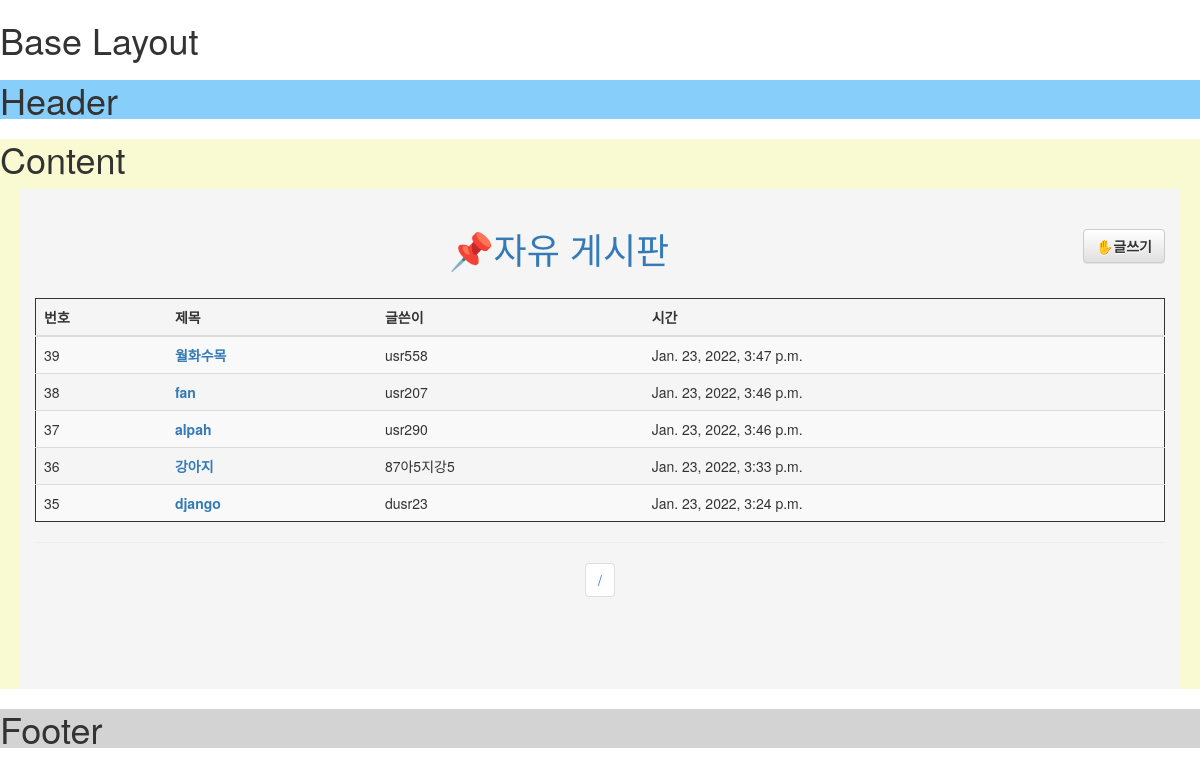
The page /bulletin/ on the database as committed earlier.
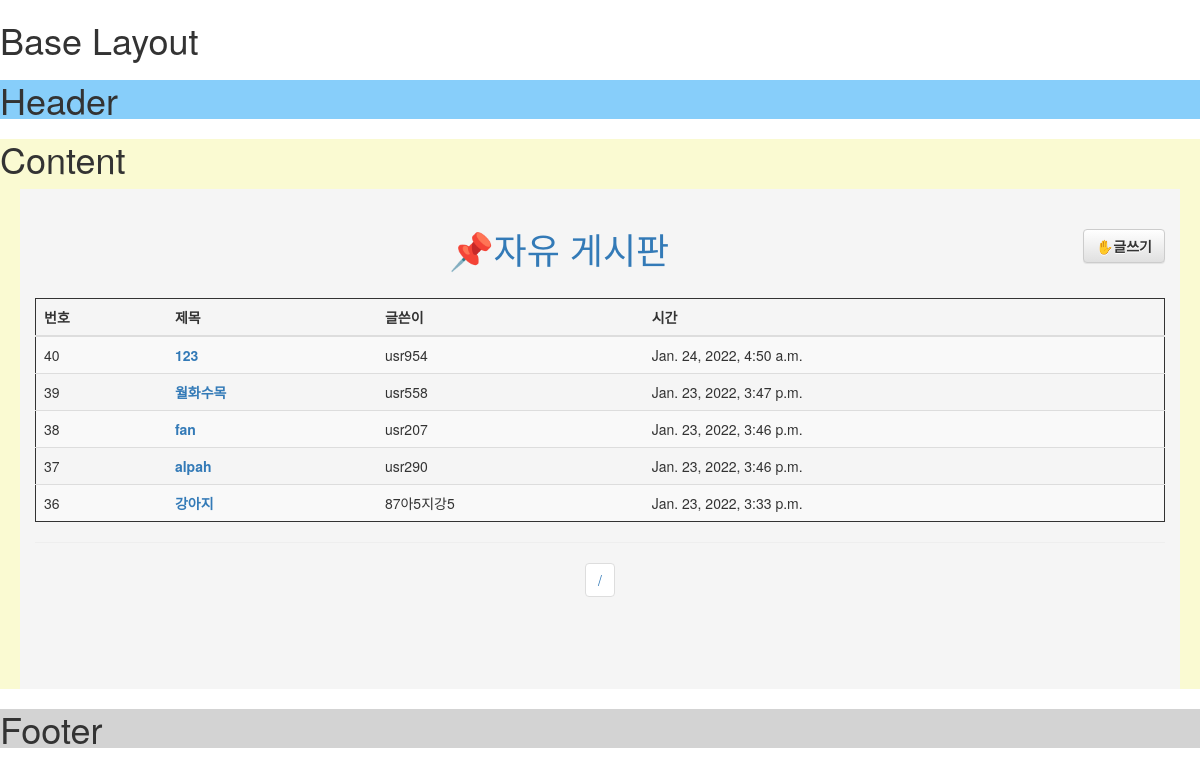
The same page on the database as committed later.
### bulletin/models.py (models this page shows)
class BulletinFeed(models.Model):
    title       = models.CharField(max_length=255,  null=True)
    upload_time = models.DateTimeField( null=True)
    content     = models.TextField(max_length=255,  null=True)
    img_path    = models.CharField(max_length=255,  null=True)
    user        = models.ForeignKey(TempUser, on_delete=models.SET_NULL, null = True)

class TempUser(models.Model):
    name        = models.CharField(max_length=15, null=True)
    profile_img = models.CharField(max_length=255, null=True)

### bulletin/views.py (the view)
# urls.py: path('', views.board, name='board'),
def board(request):
    feeds = BulletinFeed.objects.all().order_by('-id')
    current_page      = int(request.GET.get('page', 1))
    paginator = Paginator(feeds, 5)
    last_page = paginator.num_pages
    current_page = min(current_page, last_page)
    start_page = (current_page - 1) // 10 * 10 + 1
    end_page = min(start_page + 9, last_page)
    board = paginator.page(current_page)
    return render(request, 'bulletin/board.html',{'board':board, 'page_range' : range(start_page, end_page + 1)})

### bulletin/templates/bulletin/board.html (shortened to what this page needs)
<!DOCTYPE html>
<html lang="en">
{%extends 'bulletin/tempExtendLayout.html'%}
{%block content%}
<head>
    <link rel="stylesheet" href="https://maxcdn.bootstrapcdn.com/bootstrap/3.3.2/css/bootstrap.min.css">
    <link rel="stylesheet" href="https://maxcdn.bootstrapcdn.com/bootstrap/3.3.2/css/bootstrap-theme.min.css">
</head>
<body>
    <div class="main_body">
        <div class="container">
            <br>
            <h1 class="text-center"><a href="">📌자유 게시판</a>
                <button type="button" class="btn btn-default pull-right" onclick="location.href='upload/' ">
                    <b>✋글쓰기</b>
                </button>
            </h1>
            <br>
            <table class = "table table-hover table-striped" style="border: 1px solid;">
                <thead>
                    <tr>
                        <th>번호</th>
                        <th>제목</th>
                        <th>글쓴이</th>
                        <th>시간</th>
                    </tr>
                </thead>
                <tbody>
                    {% for feed in board%}
                    <tr>
                        <td>{{feed.id}}</td>
                        <td><a href="./{{feed.id}}"><b>{{feed.title}}</b></a></td>
                        <td>{{feed.user.name}}</td>
                        <td>{{feed.upload_time}}</td>
                    </tr>
                    {%endfor%}
                </tbody>
            </table>
            <hr>
            <div class="pagination">
                <li class="page-item">
                    <a class="page-link" href="">{{boards.number}} / {{boards.paginator.num_pages}}</a>
                </li>
            </div>
        </div>
    </div>
</body>
{%endblock%}

Rows that differ between the two databases and show on the page:
no longer on this page (row unchanged): BulletinFeed: id "35", title "django", user.name "dusr23", upload_time "Jan. 23, 2022, 3:24 p.m."
added BulletinFeed: id "40", title "123", user.name "usr954", upload_time "Jan. 24, 2022, 4:50 a.m."
